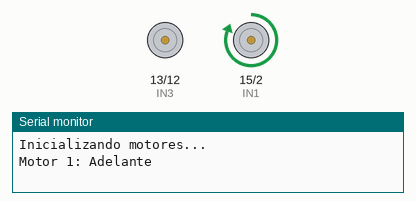
The sketch below on a simulated ESP32. Parts: motor-driver pin pairs drawn as motors (green arrow = first pin HIGH = forward, orange = second pin HIGH = backward, longer = more drive), the last lines printed to the serial monitor.

Above: at 1.0 s.
At 3.0 s:
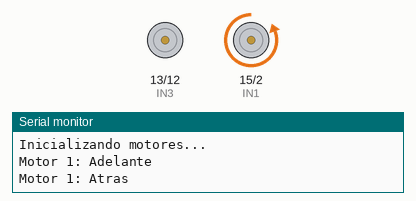
At 6.0 s:
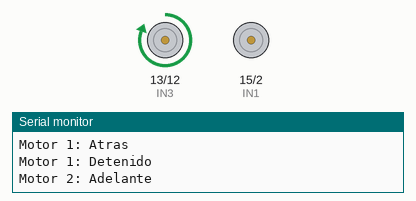
At 8.0 s:
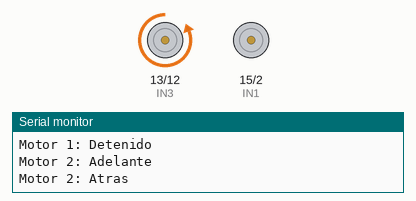
Timing chart, 0 to 13.0 s (numbered marks = the images above):
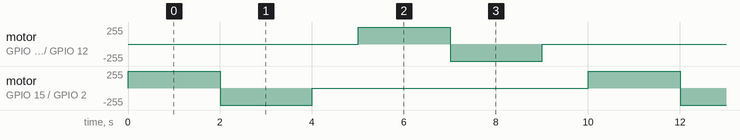

The sketch:

ESP32_DIFER_PRUEBA_2.ino
```cpp
//Motor derecho
#define IN1 15
#define IN2 2

//Motor izquierdo
#define IN3 13
#define IN4 12


void setup() {
    //Definición de pines
    pinMode(IN1, OUTPUT);
    pinMode(IN2, OUTPUT);
    pinMode(IN3, OUTPUT);
    pinMode(IN4, OUTPUT);

    //Inicializar comunicación
    Serial.begin(115200);
    Serial.println("Inicializando motores...");
}

void loop() {

    // Motor Der hacia adelante
    Serial.println("Motor 1: Adelante");
    analogWrite(IN1, 255);
    analogWrite(IN2, 0);
    delay(2000);

    // Motor Der hacia atrás
    Serial.println("Motor 1: Atras");
    analogWrite(IN1, 0);
    analogWrite(IN2, 255);
    delay(2000);

    // Detener Motor Der
    Serial.println("Motor 1: Detenido");
    analogWrite(IN1, 0);
    analogWrite(IN2, 0);
    delay(1000);

    // Motor izq hacia adelante
    Serial.println("Motor 2: Adelante");
    analogWrite(IN3, 255);
    analogWrite(IN4, 0);
    delay(2000);

    // Motor izq hacia atrás
    Serial.println("Motor 2: Atras");
    analogWrite(IN3, 0);
    analogWrite(IN4, 255);
    delay(2000);

    // Detener Motor Izq
    Serial.println("Motor 2: Detenido");
    analogWrite(IN3, 0);
    analogWrite(IN4, 0);
    delay(1000);

}
```

Measured:
- by itself, motor on GPIO 13 (IN3) / GPIO 12 (IN4), motor on GPIO 15 (IN1) / GPIO 2 (IN2): repeats every 10.0 s: backward 255/255 2.0 s, stopped 6.0 s, forward 255/255 2.0 s
